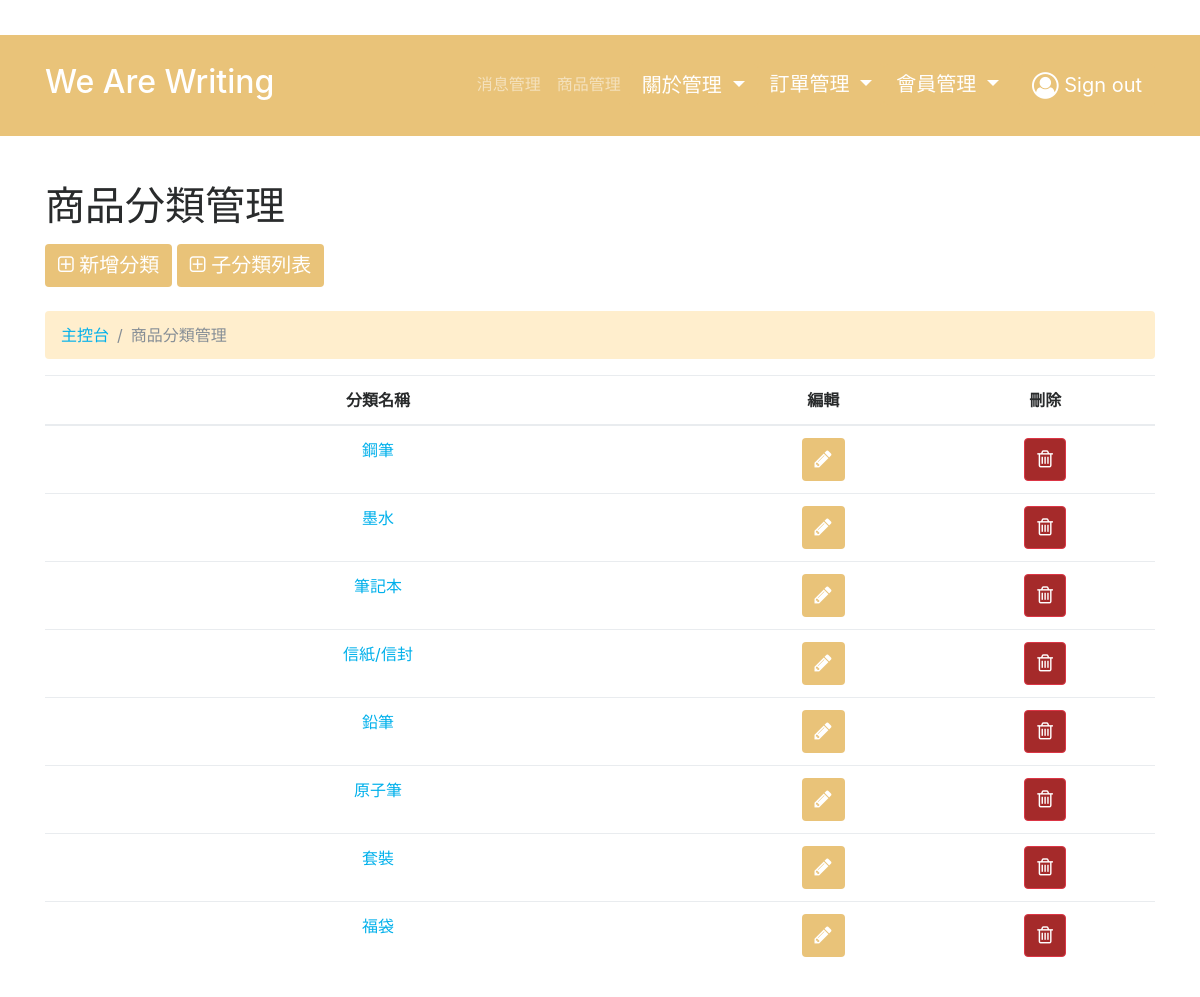
The page /admin/product_category/list.php (signed in) on the database its author committed.
### tables this page shows
CREATE TABLE `product_category` (
  `categoryID` int(11) NOT NULL,
  `category` varchar(255) NOT NULL,
  `picture` varchar(255) DEFAULT NULL,
  `createdDate` varchar(255) DEFAULT NULL,
  `updatedDate` varchar(255) DEFAULT NULL,
  `author` varchar(255) NOT NULL
);

### admin/product_category/list.php (the view, shortened to what this page needs)
<!DOCTYPE html>
<?php
require_once("../../asset/connection/database.php");
$sth = $db->query("SELECT * FROM product_category ");
$product_category = $sth->fetchALL(PDO::FETCH_ASSOC);
 ?>
<html>
<head>
<?php require_once('../template/header.php'); ?>
</head>
<body>
  <?php include_once("../template/nav.php"); ?>
  <div class="py-5">
    <div class="container">
      <div class="row">
        <div class="col-md-12">
          <h1 class="display-5" contenteditable="true">商品分類管理</h1>
          <a class="btn btn-warning my-2" href="add.php"><i class="fa fa-plus-square-o" aria-hidden="true"></i> 新增分類</a>
          <a class="btn btn-warning my-2" href="../product_subcategory/list.php"><i class="fa fa-plus-square-o" aria-hidden="true"></i> 子分類列表</a>
        </div>
      </div>
      <div class="row">
        <div class="col-md-12">
          <ul class="breadcrumb my-3" style="margin-bottom:0px;margin-top:0px">
            <li class="breadcrumb-item">
              <a href="list.php">主控台</a>
            </li>
            <li class="breadcrumb-item active">商品分類管理</li>
          </ul>
          <table class="table  text-center">
            <thead>
              <tr>
                <th width=60%>分類名稱</th>
                <th>編輯</th>
                <th>刪除</th>
              </tr>
            </thead>
            <tbody>
              <?php foreach ($product_category as $row) { ?>
              <tr>
                <td><a href="../product/list.php?cateID=<?php echo $row['categoryID'] ?>"><?php echo $row['category']; ?></a></td>
                <td><a href="edit.php?cateID=<?php echo $row['categoryID']; ?>" class="btn btn-warning" role="button"><i class="fa fa-pencil" aria-hidden="true"></i></a></td>
                <td><a href="delet.php?cateID=<?php echo $row['categoryID']; ?>" class="btn btn-danger" role="button" onclick="if(!confirm('刪除分類將會將此分類下「所有」資料一併清除，確認刪除？')){return false;};"><i class="fa fa-trash-o" aria-hidden="true"></i></a></td>
              </tr>
            <?php } ?>
            </tbody>
          </table>
        </div>
      </div>
    </div>
  </div>
</body>
</html>

### admin/css/style.css (style rules this page uses)
.btn-warning { background: rgb(233, 195, 121) !important; font-size: 20px ; color: #FFF !important; }
.btn-danger { font-size: 20px ; background: brown !important; }
.breadcrumb { background: rgb(255, 238, 205) !important; }

### rows shown on the page
product_category: category "鋼筆"
product_category: category "墨水"
product_category: category "筆記本"
product_category: category "信紙/信封"
product_category: category "鉛筆"
product_category: category "原子筆"
product_category: category "套裝"
product_category: category "福袋"
